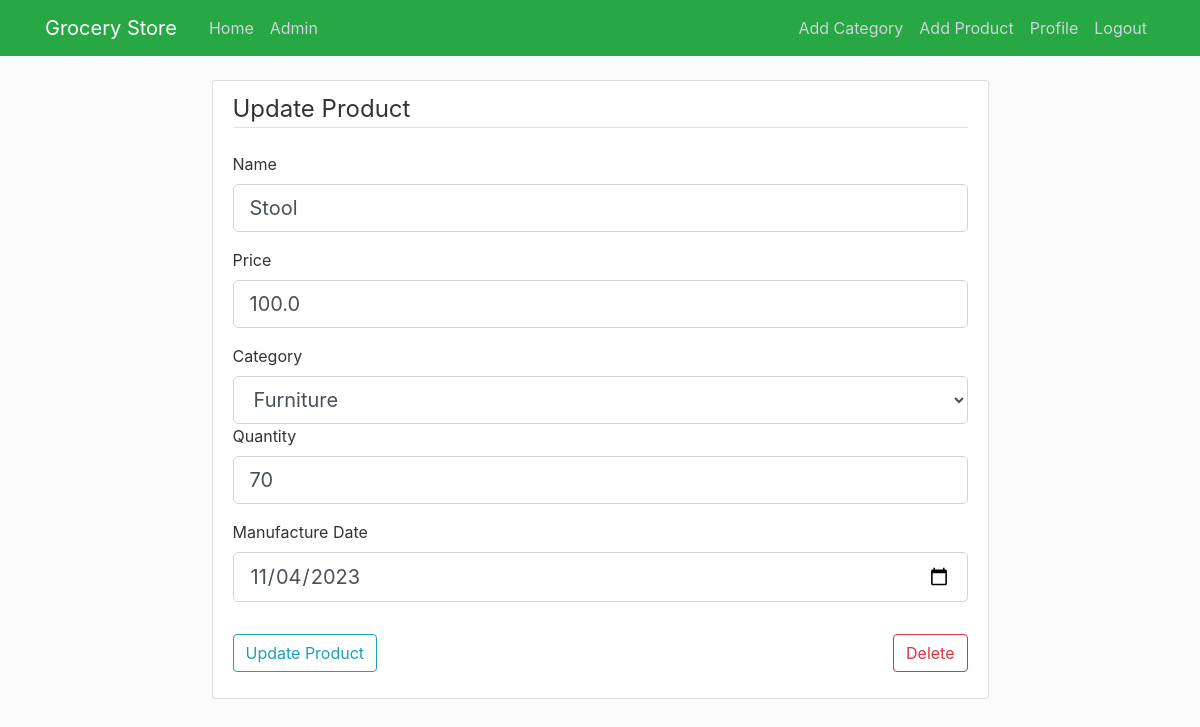
/product/1/update (signed in), run on an earlier commit of the app's database.
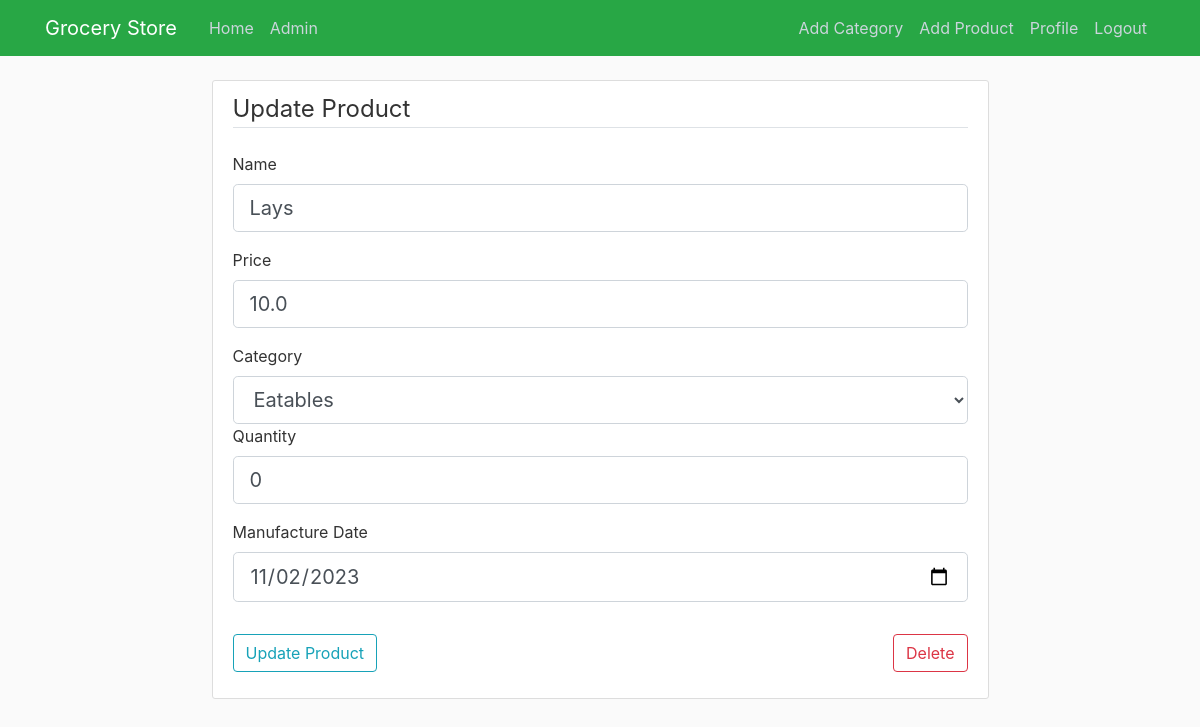
And on a later commit of the database.
### grocerystore/models.py (models this page shows)
class Product(db.Model):
    id = db.Column(db.Integer, primary_key=True)
    name = db.Column(db.String(64), nullable=False)
    price = db.Column(db.Float, nullable=False)
    category_id = db.Column(db.Integer, db.ForeignKey('category.id'), nullable=False)
    quantity = db.Column(db.Integer, nullable=False)
    manufacture_date = db.Column(db.Date, nullable=False)
    cart = db.relationship('Cart', backref='product', lazy=True)
    order = db.relationship('Order', backref='product', lazy=True)

### grocerystore/routes.py (the view)
@app.route('/product/<int:product_id>/update', methods=['GET', 'POST'])
@login_required
@admin_required
def update_product(product_id):
    product = Product.query.get_or_404(product_id)
    form = UpdateProductForm()
    form.category_id.choices = [(category.id, category.name) for category in Category.query.all()]
    form.manufacture_date.render_kw = {'type': 'date', 'max': date.today()}
    if form.validate_on_submit():
        product.name = form.name.data
        product.price = form.price.data
        product.category_id = form.category_id.data
        product.quantity = form.quantity.data
        product.manufacture_date = form.manufacture_date.data
        db.session.commit()
        flash('Product updated!', 'success')
        return redirect(url_for('admin'))
    elif request.method == 'GET':
        form.name.data = product.name
        form.price.data = product.price
        form.category_id.data = str(product.category_id)
        form.quantity.data = product.quantity
        form.manufacture_date.data = product.manufacture_date
    return render_template('product/update.html', title='Update Product', form=form, product=product)

### grocerystore/forms.py
class UpdateProductForm(ProductForm):
    submit = SubmitField('Update Product')

### grocerystore/models.py (called while the page is built)
@login_manager.user_loader
def load_user(user_id):
    return User.query.get(int(user_id))

### grocerystore/routes.py (called while the page is built)
def admin_required(f):
    @wraps(f)
    def decorated_function(*args, **kwargs):
        if not current_user.is_admin:
            flash('You are not authorized to view this page.', 'danger')
            return redirect(url_for('home'))
        return f(*args, **kwargs)
    return decorated_function

### grocerystore/templates/product/update.html (shortened to what this page needs)
{% extends "layout.html" %}
{% block content %}
  <div class="content-section">
    <form method="POST" action="">
      <fieldset class="form-group">
        <legend class="border-bottom mb-4">Update Product</legend>
        <div class="form-group">
          {{ form.name.label(class="form-control-label") }}
          {% if form.name.errors %}
            {{ form.name(class="form-control form-control-lg is-invalid") }}
            <div class="invalid-feedback">
              {% for error in form.name.errors %}
                <span>{{ error }}</span>
              {% endfor %}
            </div>
          {% else %}
            {{ form.name(class="form-control form-control-lg") }}
          {% endif %}
        </div>
        <div class="form-group">
          {{ form.price.label(class="form-control-label") }}
          {% if form.price.errors %}
            {{ form.price(class="form-control form-control-lg is-invalid") }}
            <div class="invalid-feedback">
              {% for error in form.price.errors %}
                <span>{{ error }}</span>
              {% endfor %}
            </div>
          {% else %}
            {{ form.price(class="form-control form-control-lg") }}
          {% endif %}
        </div>
        <div class="form-group">
          {{ form.category_id.label(class="form-control-label") }}
          {% if form.category_id.errors %}
            {{ form.category_id(class="form-control form-control-lg is-invalid") }}
            <div class="invalid-feedback">
              {% for error in form.category_id.errors %}
                <span>{{ error }}</span>
              {% endfor %}
            </div>
          {% else %}
            {{ form.category_id(class="form-control form-control-lg") }}
          {% endif %}
        <div class="form-group">
          {{ form.quantity.label(class="form-control-label") }}
          {% if form.quantity.errors %}
            {{ form.quantity(class="form-control form-control-lg is-invalid") }}
            <div class="invalid-feedback">
              {% for error in form.quantity.errors %}
                <span>{{ error }}</span>
              {% endfor %}
            </div>
          {% else %}
            {{ form.quantity(class="form-control form-control-lg") }}
          {% endif %}
        </div>
        <div class="form-group">
          {{ form.manufacture_date.label(class="form-control-label") }}
          {% if form.manufacture_date.errors %}
            {{ form.manufacture_date(class="form-control form-control-lg is-invalid") }}
            <div class="invalid-feedback">
              {% for error in form.manufacture_date.errors %}
                <span>{{ error }}</span>
              {% endfor %}
            </div>
          {% else %}
            {{ form.manufacture_date(class="form-control form-control-lg") }}
          {% endif %}
        </div>
      </fieldset>
      <div class="form-group">
          {{ form.submit(class="btn btn-outline-info") }}
          <a href="{{ url_for('delete_product', product_id=product.id) }}" class="btn btn-outline-danger">Delete</a>
        </div>
    </form>
  </div>
{% endblock content %}

What changed in the data, as far as the page shows it:
changed Product: name "Stool" → "Lays"; price "100.0" → "10.0"; category_id "Furniture" → "Eatables"; quantity "70" → "0"; manufacture_date "11/04/2023" → "11/02/2023"
